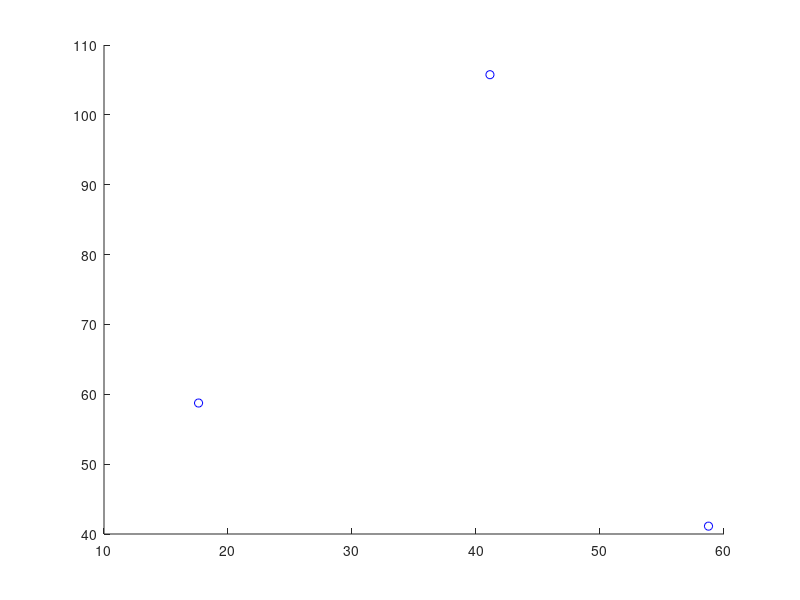

Recreate this plot in MATLAB.
function sensor()
    hold on
    scatter(23.5*3/4,23.5*2+23.5/2,'b');
    scatter(23.5*3/4+23.5,23.5*4+23.5/2,'b');
    scatter(23.5*5/2,23.5*7/4,'b');
end